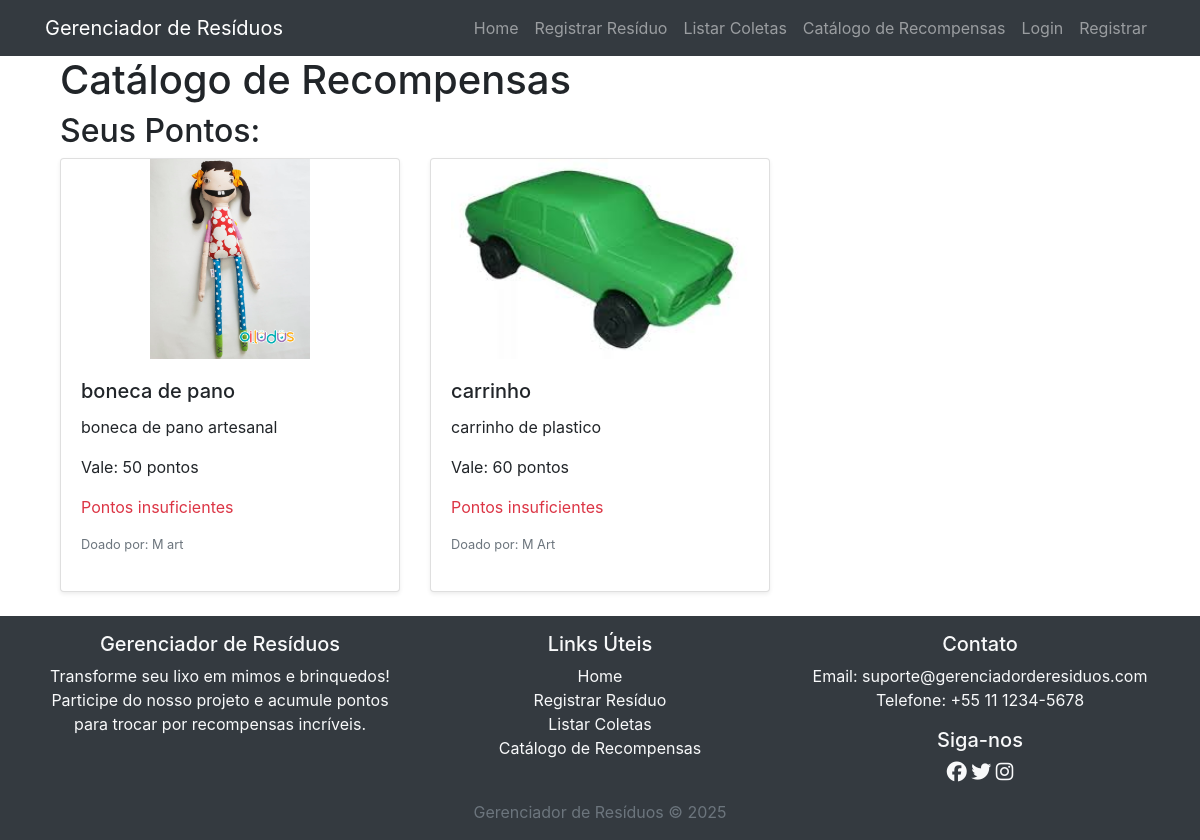
Screenshot of /catalogo_recompensas/ with the database file from the repository.
### residuos/models.py (models this page shows, shortened)
class Recompensa(models.Model):
    nome = models.CharField(max_length=255)
    descricao = models.TextField()
    pontos_necessarios = models.IntegerField()
    empresa = models.CharField(max_length=255, blank=True, null=True)
    imagem = models.ImageField(upload_to='recompensas/', blank=True, null=True)  # Novo campo

### residuos/views.py (the view)
# urls.py: path('catalogo_recompensas/', views.catalogo_recompensas, name='catalogo_recompensas'),  # Adicione esta linha
def catalogo_recompensas(request):
    recompensas = Recompensa.objects.all()
    return render(request, 'residuos/catalogo_recompensas.html', {'recompensas': recompensas})

### templates/residuos/catalogo_recompensas.html (shortened to what this page needs)
{% extends 'base.html' %}
{% block content %}
<div class="container">
    <h1>Catálogo de Recompensas</h1>
    <h2>Seus Pontos: {{ pontos }}</h2>
    <div class="row">
        {% for recompensa in recompensas %}
            <div class="col-md-4">
                <div class="card mb-4 shadow-sm">
                    {% if recompensa.imagem %}
                        <img src="{{ recompensa.imagem.url }}" class="card-img-top" alt="{{ recompensa.nome }}">
                    {% endif %}
                    <div class="card-body">
                        <h5 class="card-title">{{ recompensa.nome }}</h5>
                        <p class="card-text">{{ recompensa.descricao }}</p>
                        <p class="card-text">Vale: {{ recompensa.pontos_necessarios }} pontos</p>
                        {% if pontos >= recompensa.pontos_necessarios %}
                            <form method="post" action="{% url 'trocar_recompensa' recompensa.id %}">
                                {% csrf_token %}
                                <button type="submit" class="btn btn-success">Trocar por {{ recompensa.nome }}</button>
                            </form>
                        {% else %}
                            <p class="text-danger">Pontos insuficientes</p>
                        {% endif %}
                        {% if recompensa.empresa %}
                            <p class="small text-muted">Doado por: {{ recompensa.empresa }}</p>
                        {% endif %}
                    </div>
                </div>
            </div>
        {% endfor %}
    </div>
</div>
{% endblock %}

### templates/base.html (shortened to what this page needs)
  {% load static %}
<!DOCTYPE html>
<html>
<head>
    <link rel="stylesheet" href="https://stackpath.bootstrapcdn.com/bootstrap/4.5.2/css/bootstrap.min.css">
    <link rel="stylesheet" href="{% static 'css/styles.css' %}">
</head>
<body>
    <nav class="navbar navbar-expand-lg navbar-dark bg-dark fixed-top">
        <div class="container">
            <a class="navbar-brand" href="{% url 'home' %}">Gerenciador de Resíduos</a>
            <div class="collapse navbar-collapse" id="navbarResponsive">
                <ul class="navbar-nav ml-auto">
                    <li class="nav-item">
                        <a class="nav-link" href="{% url 'home' %}">Home</a>
                    </li>
                    <li class="nav-item">
                        <a class="nav-link" href="{% url 'registrar_residuo' %}">Registrar Resíduo</a></li>
                    <li class="nav-item">
                        <a class="nav-link" href="{% url 'listar_coletas' %}">Listar Coletas</a>
                    </li>
                    <li class="nav-item">
                        <a class="nav-link" href="{% url 'catalogo_recompensas' %}">Catálogo de Recompensas</a>
                    </li>
                    {% if user.is_authenticated %}
                        <li class="nav-item">
                            <form method="post" action="{% url 'logout' %}">
                                {% csrf_token %}
                                <button type="submit" class="btn btn-link nav-link" style="padding: 0;">Logout</button>
                            </form>
                        </li>
                    {% else %}
                        <li class="nav-item">
                            <a class="nav-link" href="{% url 'login' %}">Login</a>
                        </li>
                        <li class="nav-item">
                            <a class="nav-link" href="{% url 'register' %}">Registrar</a>
                        </li>
                    {% endif %}
                </ul>
            </div>
        </div>
    </nav>
    <div class="container">
        {% block content %}{% endblock %}
    </div>
    <footer class="text-center py-3 bg-dark text-light">
        <div class="container">
            <div class="row">
                <div class="col-md-4">
                    <h5>Gerenciador de Resíduos</h5>
                    <p>Transforme seu lixo em mimos e brinquedos! Participe do nosso projeto e acumule pontos para trocar por recompensas incríveis.</p>
                </div>
                <div class="col-md-4">
                    <h5>Links Úteis</h5>
                    <ul class="list-unstyled">
                        <li><a href="{% url 'home' %}" class="text-light">Home</a></li>
                        <li><a href="{% url 'registrar_residuo' %}" class="text-light">Registrar Resíduo</a></li>
                        <li><a href="{% url 'listar_coletas' %}" class="text-light">Listar Coletas</a></li>
                        <li><a href="{% url 'catalogo_recompensas' %}" class="text-light">Catálogo de Recompensas</a></li>
                    </ul>
                </div>
                <div class="col-md-4">
                    <h5>Contato</h5>
                    <ul class="list-unstyled">
                        <li>Email: suporte@gerenciadorderesiduos.com</li>
                        <li>Telefone: +55 11 1234-5678</li>
                    </ul>
                    <h5>Siga-nos</h5>
                    <a href="#" class="text-light"><i class="fab fa-facebook fa-lg"></i></a>
                    <a href="#" class="text-light"><i class="fab fa-twitter fa-lg"></i></a>
                    <a href="#" class="text-light"><i class="fab fa-instagram fa-lg"></i></a>
                </div>
            </div>
            <div class="row mt-3">
                <div class="col-12">
                    <span class="text-muted">Gerenciador de Resíduos © 2025</span>
                </div>
            </div>
        </div>
    </footer>
</body>
</html>

### static/css/styles.css (style rules this page uses)
html { height: 100%; }
body { display: flex; flex-direction: column; min-height: 100vh; padding-top: 56px; }
.container { flex: 1; }
footer { background-color: #f5f5f5; padding: 10px 0; }
.card-img-top { height: auto; width: 100%; max-height: 200px; object-fit: contain; }

### rows the page displays
Recompensa: imagem (picture), nome "boneca de pano", descricao "boneca de pano artesanal", pontos_necessarios "50", shows "Pontos insuficientes", empresa "M art"
Recompensa: imagem (picture), nome "carrinho", descricao "carrinho de plastico", pontos_necessarios "60", shows "Pontos insuficientes", empresa "M Art"
